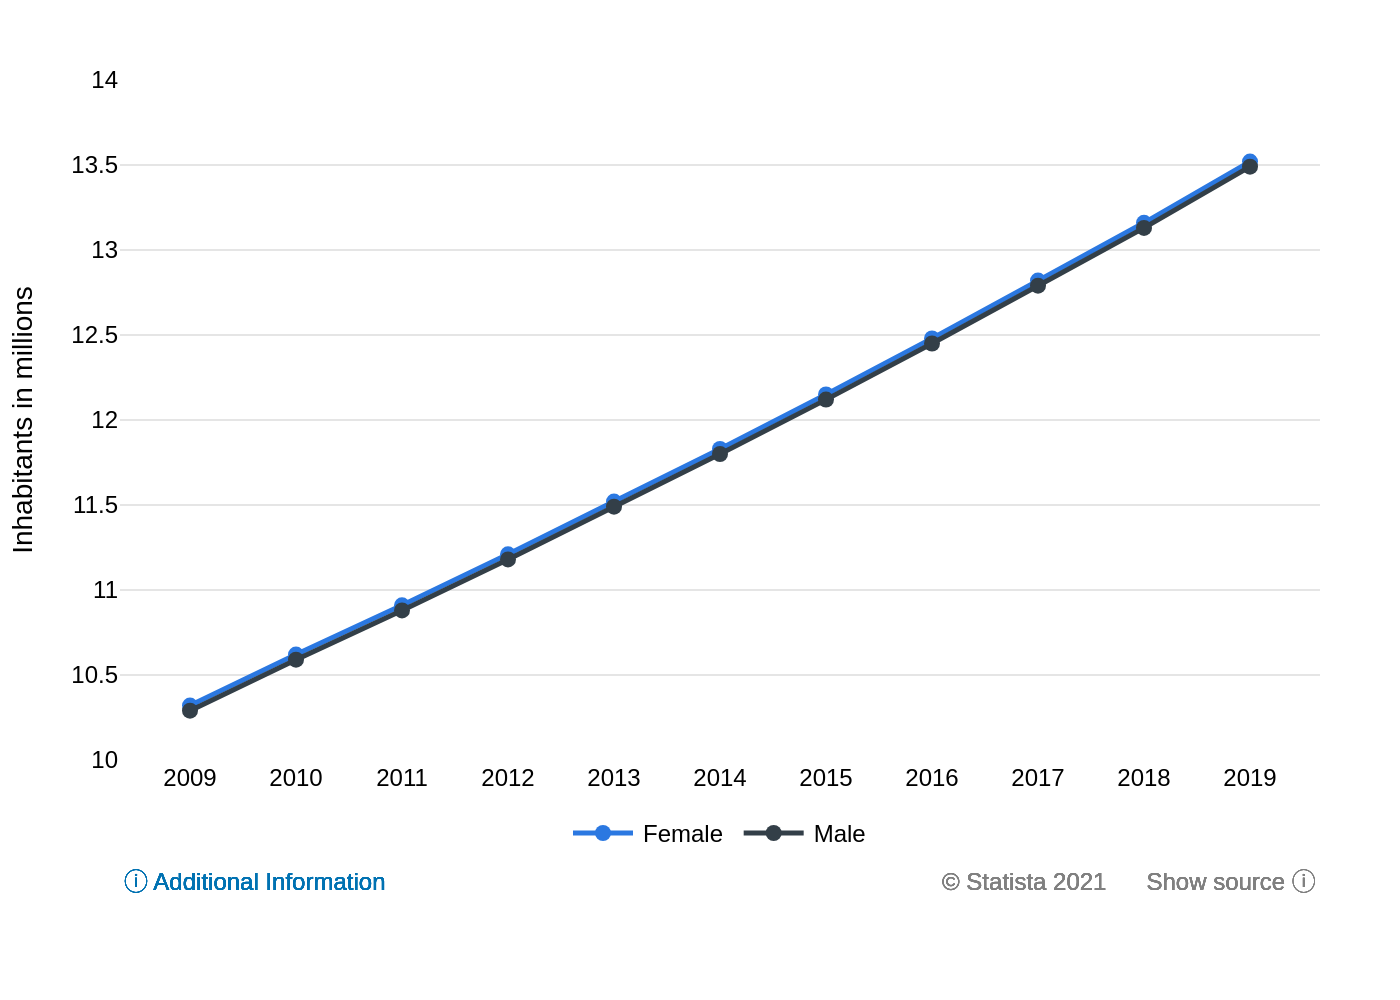

Recreate this plot in Python.
import sys
import json
import plotly.graph_objects as go
from pathlib import Path

# Check for command-line argument
if len(sys.argv) != 2:
    print("Usage: python generate_chart.py <path_to_json_file>")
    sys.exit(1)

json_path = sys.argv[1]

# Read data from the specified JSON file
try:
    with open(json_path, 'r', encoding='utf-8') as f:
        chart_config = json.load(f)
except FileNotFoundError:
    print(f"Error: JSON file not found at {json_path}")
    sys.exit(1)
except json.JSONDecodeError:
    print(f"Error: Could not decode JSON from {json_path}")
    sys.exit(1)

# Extract data and texts from the JSON structure
chart_data = chart_config.get('chart_data', {})
texts = chart_config.get('texts', {})
colors = chart_config.get('colors', [])
categories = chart_data.get('categories', [])
series = chart_data.get('series', [])

# Initialize the figure
fig = go.Figure()

# Add traces for each data series
for i, s in enumerate(series):
    fig.add_trace(go.Scatter(
        x=categories,
        y=s.get('data', []),
        name=s.get('name', ''),
        mode='lines+markers',
        line=dict(color=colors[i], width=2.5),
        marker=dict(color=colors[i], size=8)
    ))

    # Add data labels for the series if specified
    if s.get('show_labels', False):
        for j, val in enumerate(s.get('data', [])):
            fig.add_annotation(
                x=categories[j],
                y=val,
                text=f"{val}",
                showarrow=False,
                font=dict(
                    family="Arial",
                    size=12,
                    color="black"
                ),
                yshift=15
            )

# Combine source and note for the footer
source_text = []
if texts.get("source_left"):
    source_text.append(
        dict(
            xref="paper", yref="paper",
            x=0, y=-0.25,
            xanchor="left", yanchor="bottom",
            text=texts["source_left"],
            showarrow=False,
            font=dict(family="Arial", size=12, color="#0072B2")
        )
    )

if texts.get("source_right"):
    footer_right_text = texts["source_right"]
    if texts.get("note"):
        # The image has these visually separated, so we add space.
        footer_right_text += f"&nbsp;&nbsp;&nbsp;&nbsp;&nbsp;&nbsp;{texts['note']}"
        
    source_text.append(
         dict(
            xref="paper", yref="paper",
            x=1, y=-0.25,
            xanchor="right", yanchor="bottom",
            text=footer_right_text,
            showarrow=False,
            font=dict(family="Arial", size=12, color="grey")
        )
    )

# Update layout
fig.update_layout(
    font=dict(family="Arial", size=12, color="black"),
    title=dict(
        text=(f"<b>{texts.get('title', '')}</b><br>{texts.get('subtitle', '')}"
              if texts.get('title') else ""),
        x=0.05,
        xanchor='left'
    ),
    yaxis=dict(
        title=texts.get('y_axis_title', ''),
        range=[10, 14],
        gridcolor='#E5E5E5',
        zeroline=False
    ),
    xaxis=dict(
        showgrid=False,
        zeroline=False
    ),
    plot_bgcolor='white',
    paper_bgcolor='white',
    showlegend=True,
    legend=dict(
        orientation="h",
        yanchor="bottom",
        y=-0.15,
        xanchor="center",
        x=0.5
    ),
    margin=dict(l=60, r=40, t=40, b=120),
    annotations=source_text
)

# Determine output filename from JSON path
output_filename = f"{Path(json_path).stem}.png"

# Save the figure as a PNG image
fig.write_image(output_filename, scale=2)

print(f"Chart saved as {output_filename}")
